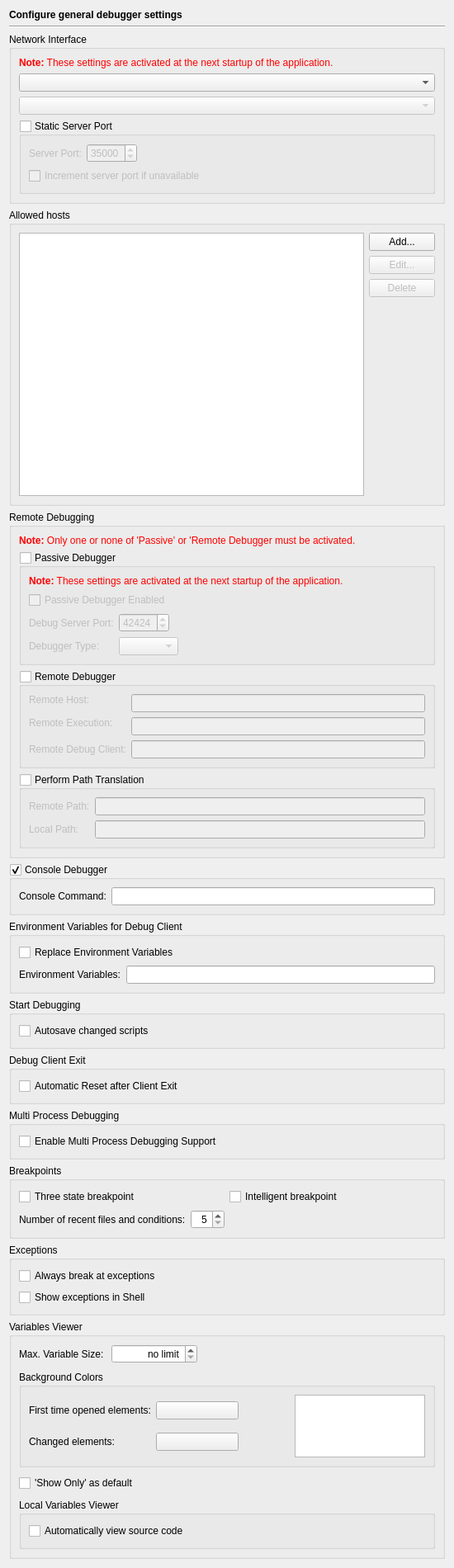
<?xml version="1.0" encoding="UTF-8"?>
<ui version="4.0">
 <class>DebuggerGeneralPage</class>
 <widget class="QWidget" name="DebuggerGeneralPage">
  <property name="geometry">
   <rect>
    <x>0</x>
    <y>0</y>
    <width>550</width>
    <height>1900</height>
   </rect>
  </property>
  <layout class="QVBoxLayout" name="verticalLayout_9">
   <item>
    <widget class="QLabel" name="headerLabel">
     <property name="text">
      <string>&lt;b&gt;Configure general debugger settings&lt;/b&gt;</string>
     </property>
    </widget>
   </item>
   <item>
    <widget class="Line" name="line11">
     <property name="frameShape">
      <enum>QFrame::HLine</enum>
     </property>
     <property name="frameShadow">
      <enum>QFrame::Sunken</enum>
     </property>
     <property name="orientation">
      <enum>Qt::Horizontal</enum>
     </property>
    </widget>
   </item>
   <item>
    <widget class="QGroupBox" name="groupBox_3">
     <property name="title">
      <string>Network Interface</string>
     </property>
     <layout class="QVBoxLayout" name="verticalLayout_7">
      <item>
       <widget class="QLabel" name="TextLabel1_2_3">
        <property name="text">
         <string>&lt;font color=&quot;#FF0000&quot;&gt;&lt;b&gt;Note:&lt;/b&gt; These settings are activated at the next startup of the application.&lt;/font&gt;</string>
        </property>
        <property name="wordWrap">
         <bool>true</bool>
        </property>
       </widget>
      </item>
      <item>
       <widget class="QComboBox" name="interfaceSelectorComboBox">
        <property name="toolTip">
         <string>Select the interface(s) to listen on</string>
        </property>
       </widget>
      </item>
      <item>
       <widget class="QComboBox" name="interfacesCombo">
        <property name="enabled">
         <bool>false</bool>
        </property>
        <property name="toolTip">
         <string>Select the network interface to listen on</string>
        </property>
       </widget>
      </item>
      <item>
       <widget class="QGroupBox" name="serverPortStaticGroup">
        <property name="toolTip">
         <string>Select to listen on a fixed network port</string>
        </property>
        <property name="title">
         <string>Static Server Port</string>
        </property>
        <property name="checkable">
         <bool>true</bool>
        </property>
        <property name="checked">
         <bool>false</bool>
        </property>
        <layout class="QGridLayout" name="gridLayout_5">
         <item row="0" column="0">
          <widget class="QLabel" name="label_5">
           <property name="text">
            <string>Server Port:</string>
           </property>
          </widget>
         </item>
         <item row="0" column="1">
          <widget class="QSpinBox" name="serverPortSpinBox">
           <property name="toolTip">
            <string>Enter the port number to listen on</string>
           </property>
           <property name="minimum">
            <number>1025</number>
           </property>
           <property name="maximum">
            <number>65535</number>
           </property>
           <property name="singleStep">
            <number>1</number>
           </property>
           <property name="value">
            <number>35000</number>
           </property>
          </widget>
         </item>
         <item row="0" column="2">
          <spacer name="horizontalSpacer_6">
           <property name="orientation">
            <enum>Qt::Horizontal</enum>
           </property>
           <property name="sizeHint" stdset="0">
            <size>
             <width>333</width>
             <height>20</height>
            </size>
           </property>
          </spacer>
         </item>
         <item row="1" column="0" colspan="3">
          <widget class="QCheckBox" name="serverPortIncrementCheckBox">
           <property name="toolTip">
            <string>Select to increment the server port to listen on if the configured one is unavailable</string>
           </property>
           <property name="text">
            <string>Increment server port if unavailable</string>
           </property>
          </widget>
         </item>
        </layout>
       </widget>
      </item>
     </layout>
    </widget>
   </item>
   <item>
    <widget class="QGroupBox" name="groupBox_4">
     <property name="title">
      <string>Allowed hosts</string>
     </property>
     <layout class="QGridLayout">
      <item row="3" column="1">
       <spacer>
        <property name="orientation">
         <enum>Qt::Vertical</enum>
        </property>
        <property name="sizeHint" stdset="0">
         <size>
          <width>20</width>
          <height>40</height>
         </size>
        </property>
       </spacer>
      </item>
      <item row="2" column="1">
       <widget class="QPushButton" name="deleteAllowedHostButton">
        <property name="enabled">
         <bool>false</bool>
        </property>
        <property name="text">
         <string>Delete</string>
        </property>
       </widget>
      </item>
      <item row="1" column="1">
       <widget class="QPushButton" name="editAllowedHostButton">
        <property name="enabled">
         <bool>false</bool>
        </property>
        <property name="text">
         <string>Edit...</string>
        </property>
       </widget>
      </item>
      <item row="0" column="1">
       <widget class="QPushButton" name="addAllowedHostButton">
        <property name="text">
         <string>Add...</string>
        </property>
       </widget>
      </item>
      <item row="0" column="0" rowspan="4">
       <widget class="QListWidget" name="allowedHostsList">
        <property name="sizePolicy">
         <sizepolicy hsizetype="Expanding" vsizetype="Preferred">
          <horstretch>0</horstretch>
          <verstretch>0</verstretch>
         </sizepolicy>
        </property>
       </widget>
      </item>
     </layout>
    </widget>
   </item>
   <item>
    <widget class="QGroupBox" name="groupBox_12">
     <property name="title">
      <string>Remote Debugging</string>
     </property>
     <layout class="QVBoxLayout" name="verticalLayout_2">
      <item>
       <widget class="QLabel" name="label_3">
        <property name="text">
         <string>&lt;font color=&quot;#FF0000&quot;&gt;&lt;b&gt;Note:&lt;/b&gt; Only one or none of 'Passive' or 'Remote Debugger must be activated.&lt;/font&gt;</string>
        </property>
        <property name="wordWrap">
         <bool>true</bool>
        </property>
       </widget>
      </item>
      <item>
       <widget class="QGroupBox" name="passiveDbgGroup">
        <property name="title">
         <string>Passive Debugger</string>
        </property>
        <property name="checkable">
         <bool>true</bool>
        </property>
        <property name="checked">
         <bool>false</bool>
        </property>
        <layout class="QGridLayout" name="gridLayout">
         <item row="0" column="0" colspan="4">
          <widget class="QLabel" name="TextLabel1_2_2">
           <property name="text">
            <string>&lt;font color=&quot;#FF0000&quot;&gt;&lt;b&gt;Note:&lt;/b&gt; These settings are activated at the next startup of the application.&lt;/font&gt;</string>
           </property>
           <property name="wordWrap">
            <bool>true</bool>
           </property>
          </widget>
         </item>
         <item row="1" column="0" colspan="4">
          <widget class="QCheckBox" name="passiveDbgCheckBox">
           <property name="toolTip">
            <string>Enables the passive debug mode</string>
           </property>
           <property name="whatsThis">
            <string>&lt;b&gt;Passive Debugger Enabled&lt;/b&gt;
&lt;p&gt;This enables the passive debugging mode. In this mode the debug client (the script) connects to the debug server (the IDE). The script is started outside the IDE. This way mod_python or Zope scripts can be debugged.&lt;/p&gt;</string>
           </property>
           <property name="text">
            <string>Passive Debugger Enabled</string>
           </property>
          </widget>
         </item>
         <item row="2" column="0">
          <widget class="QLabel" name="passiveDbgPortLabel">
           <property name="enabled">
            <bool>false</bool>
           </property>
           <property name="text">
            <string>Debug Server Port:</string>
           </property>
          </widget>
         </item>
         <item row="2" column="1">
          <widget class="QSpinBox" name="passiveDbgPortSpinBox">
           <property name="enabled">
            <bool>false</bool>
           </property>
           <property name="toolTip">
            <string>Enter the port the debugger should listen on</string>
           </property>
           <property name="whatsThis">
            <string>&lt;b&gt;Debug Server Port&lt;/b&gt;
&lt;p&gt;Enter the port the debugger should listen on.&lt;/p&gt;</string>
           </property>
           <property name="minimum">
            <number>1024</number>
           </property>
           <property name="maximum">
            <number>65535</number>
           </property>
           <property name="value">
            <number>42424</number>
           </property>
          </widget>
         </item>
         <item row="2" column="2" colspan="2">
          <spacer name="horizontalSpacer_2">
           <property name="orientation">
            <enum>Qt::Horizontal</enum>
           </property>
           <property name="sizeHint" stdset="0">
            <size>
             <width>91</width>
             <height>20</height>
            </size>
           </property>
          </spacer>
         </item>
         <item row="3" column="0">
          <widget class="QLabel" name="label">
           <property name="enabled">
            <bool>false</bool>
           </property>
           <property name="text">
            <string>Debugger Type:</string>
           </property>
          </widget>
         </item>
         <item row="3" column="1" colspan="2">
          <widget class="QComboBox" name="passiveDbgBackendCombo">
           <property name="enabled">
            <bool>false</bool>
           </property>
           <property name="toolTip">
            <string>Select the debugger type of the backend</string>
           </property>
          </widget>
         </item>
         <item row="3" column="3">
          <spacer name="horizontalSpacer">
           <property name="orientation">
            <enum>Qt::Horizontal</enum>
           </property>
           <property name="sizeHint" stdset="0">
            <size>
             <width>91</width>
             <height>20</height>
            </size>
           </property>
          </spacer>
         </item>
        </layout>
       </widget>
      </item>
      <item>
       <widget class="QGroupBox" name="remoteDebuggerGroup">
        <property name="toolTip">
         <string>Select, if the debugger should be run remotely</string>
        </property>
        <property name="title">
         <string>Remote Debugger</string>
        </property>
        <property name="checkable">
         <bool>true</bool>
        </property>
        <property name="checked">
         <bool>false</bool>
        </property>
        <layout class="QGridLayout" name="gridLayout_2">
         <item row="0" column="0">
          <widget class="QLabel" name="hostLabel">
           <property name="text">
            <string>Remote Host:</string>
           </property>
           <property name="buddy">
            <cstring>hostLineEdit</cstring>
           </property>
          </widget>
         </item>
         <item row="0" column="1" rowspan="2">
          <widget class="QLineEdit" name="hostLineEdit">
           <property name="toolTip">
            <string>Enter the hostname of the remote machine.</string>
           </property>
           <property name="whatsThis">
            <string>&lt;b&gt;Remote Host&lt;/b&gt;
&lt;p&gt;Enter the hostname of the remote machine.&lt;/p&gt;</string>
           </property>
          </widget>
         </item>
         <item row="1" column="0" rowspan="2">
          <widget class="QLabel" name="execLabel">
           <property name="text">
            <string>Remote Execution:</string>
           </property>
           <property name="buddy">
            <cstring>execLineEdit</cstring>
           </property>
          </widget>
         </item>
         <item row="2" column="1">
          <widget class="QLineEdit" name="execLineEdit">
           <property name="toolTip">
            <string>Enter the remote execution command.</string>
           </property>
           <property name="whatsThis">
            <string>&lt;b&gt;Remote Execution&lt;/b&gt;
&lt;p&gt;Enter the remote execution command (e.g. ssh). This command is used to log into the remote host and execute the remote debugger.&lt;/p&gt;</string>
           </property>
          </widget>
         </item>
         <item row="3" column="0">
          <widget class="QLabel" name="label_6">
           <property name="text">
            <string>Remote Debug Client:</string>
           </property>
          </widget>
         </item>
         <item row="3" column="1">
          <widget class="QLineEdit" name="remoteDebugClientEdit">
           <property name="toolTip">
            <string>Enter the absolute path of the debug client of the remote host.</string>
           </property>
           <property name="clearButtonEnabled">
            <bool>true</bool>
           </property>
          </widget>
         </item>
        </layout>
       </widget>
      </item>
      <item>
       <widget class="QGroupBox" name="dbgPathTranslationGroup">
        <property name="toolTip">
         <string>Select, if path translation for remote debugging should be done</string>
        </property>
        <property name="title">
         <string>Perform Path Translation</string>
        </property>
        <property name="checkable">
         <bool>true</bool>
        </property>
        <property name="checked">
         <bool>false</bool>
        </property>
        <layout class="QGridLayout" name="_2">
         <item row="1" column="0">
          <widget class="QLabel" name="textLabel2_9">
           <property name="text">
            <string>Local Path:</string>
           </property>
          </widget>
         </item>
         <item row="1" column="1">
          <widget class="QLineEdit" name="dbgTranslationLocalEdit">
           <property name="toolTip">
            <string>Enter the local path</string>
           </property>
          </widget>
         </item>
         <item row="0" column="1">
          <widget class="QLineEdit" name="dbgTranslationRemoteEdit">
           <property name="toolTip">
            <string>Enter the remote path</string>
           </property>
          </widget>
         </item>
         <item row="0" column="0">
          <widget class="QLabel" name="textLabel1_18">
           <property name="text">
            <string>Remote Path:</string>
           </property>
          </widget>
         </item>
        </layout>
       </widget>
      </item>
     </layout>
    </widget>
   </item>
   <item>
    <widget class="QGroupBox" name="consoleDebuggerGroup">
     <property name="toolTip">
      <string>Select, if the debugger should be executed in a console window</string>
     </property>
     <property name="title">
      <string>Console Debugger</string>
     </property>
     <property name="checkable">
      <bool>true</bool>
     </property>
     <layout class="QGridLayout" name="_4">
      <item row="0" column="1">
       <widget class="QLineEdit" name="consoleDbgEdit">
        <property name="toolTip">
         <string>Enter the console command (e.g. xterm -e)</string>
        </property>
        <property name="whatsThis">
         <string>&lt;b&gt;Console Command&lt;/b&gt;
&lt;p&gt;Enter the console command (e.g. xterm -e). This command is used to open a command window for the debugger.&lt;/p&gt;</string>
        </property>
       </widget>
      </item>
      <item row="0" column="0">
       <widget class="QLabel" name="textLabel1_17">
        <property name="text">
         <string>Console Command:</string>
        </property>
       </widget>
      </item>
     </layout>
    </widget>
   </item>
   <item>
    <widget class="QGroupBox" name="groupBox_5">
     <property name="title">
      <string>Environment Variables for Debug Client</string>
     </property>
     <layout class="QGridLayout" name="_3">
      <item row="0" column="0" colspan="2">
       <widget class="QCheckBox" name="debugEnvironReplaceCheckBox">
        <property name="toolTip">
         <string>Select, if the environment should be replaced.</string>
        </property>
        <property name="whatsThis">
         <string>&lt;b&gt;Replace Environment&lt;/b&gt;
&lt;p&gt;If this entry is checked, the environment of the debugger will be replaced by the entries of the environment variables field. If it is unchecked, the environment will be ammended by these settings.&lt;/p&gt;</string>
        </property>
        <property name="text">
         <string>Replace Environment Variables</string>
        </property>
       </widget>
      </item>
      <item row="1" column="0">
       <widget class="QLabel" name="textLabel1_16">
        <property name="text">
         <string>Environment Variables:</string>
        </property>
       </widget>
      </item>
      <item row="1" column="1">
       <widget class="QLineEdit" name="debugEnvironEdit">
        <property name="toolTip">
         <string>Enter the environment variables to be set.</string>
        </property>
        <property name="whatsThis">
         <string>&lt;b&gt;Environment Variables&lt;/b&gt;
&lt;p&gt;Enter the environment variables to be set for the debugger. The individual settings must be separated by whitespace and be given in the form 'var=value'.&lt;/p&gt;
&lt;p&gt;Example: var1=1 var2=&quot;hello world&quot;&lt;/p&gt;</string>
        </property>
       </widget>
      </item>
     </layout>
    </widget>
   </item>
   <item>
    <widget class="QGroupBox" name="groupBox">
     <property name="title">
      <string>Start Debugging</string>
     </property>
     <layout class="QVBoxLayout" name="verticalLayout">
      <item>
       <widget class="QCheckBox" name="debugAutoSaveScriptsCheckBox">
        <property name="toolTip">
         <string>Select, whether changed scripts should be saved upon a debug, run, ... action.</string>
        </property>
        <property name="text">
         <string>Autosave changed scripts</string>
        </property>
       </widget>
      </item>
     </layout>
    </widget>
   </item>
   <item>
    <widget class="QGroupBox" name="groupBox_7">
     <property name="title">
      <string>Debug Client Exit</string>
     </property>
     <layout class="QVBoxLayout" name="verticalLayout_3">
      <item>
       <widget class="QCheckBox" name="automaticResetCheckBox">
        <property name="toolTip">
         <string>Select, whether a reset of the debug client should be performed after a client exit</string>
        </property>
        <property name="text">
         <string>Automatic Reset after Client Exit</string>
        </property>
       </widget>
      </item>
     </layout>
    </widget>
   </item>
   <item>
    <widget class="QGroupBox" name="groupBox_6">
     <property name="title">
      <string>Multi Process Debugging</string>
     </property>
     <layout class="QVBoxLayout" name="verticalLayout_8">
      <item>
       <widget class="QCheckBox" name="multiprocessCheckBox">
        <property name="toolTip">
         <string>Select to enable multiprocess debugging support globally</string>
        </property>
        <property name="text">
         <string>Enable Multi Process Debugging Support</string>
        </property>
       </widget>
      </item>
     </layout>
    </widget>
   </item>
   <item>
    <widget class="QGroupBox" name="groupBox_8">
     <property name="title">
      <string>Breakpoints</string>
     </property>
     <layout class="QGridLayout" name="gridLayout_4">
      <item row="0" column="0">
       <widget class="QCheckBox" name="debugThreeStateBreakPoint">
        <property name="toolTip">
         <string>Select to change the breakpoint toggle order from Off-&gt;On-&gt;Off to Off-&gt;On (permanent)-&gt;On (temporary)-&gt;Off</string>
        </property>
        <property name="text">
         <string>Three state breakpoint</string>
        </property>
       </widget>
      </item>
      <item row="0" column="1">
       <widget class="QCheckBox" name="intelligentBreakPointCheckBox">
        <property name="toolTip">
         <string>Select to move a breakpoint to a line generating executable code</string>
        </property>
        <property name="text">
         <string>Intelligent breakpoint</string>
        </property>
       </widget>
      </item>
      <item row="1" column="0" colspan="2">
       <layout class="QHBoxLayout" name="horizontalLayout_2">
        <item>
         <widget class="QLabel" name="label_4">
          <property name="text">
           <string>Number of recent files and conditions:</string>
          </property>
         </widget>
        </item>
        <item>
         <widget class="QSpinBox" name="recentFilesSpinBox">
          <property name="toolTip">
           <string>Enter the number of recent files and breakpoint conditions to remember</string>
          </property>
          <property name="alignment">
           <set>Qt::AlignRight|Qt::AlignTrailing|Qt::AlignVCenter</set>
          </property>
          <property name="minimum">
           <number>5</number>
          </property>
          <property name="maximum">
           <number>50</number>
          </property>
         </widget>
        </item>
        <item>
         <spacer name="spacer">
          <property name="orientation">
           <enum>Qt::Horizontal</enum>
          </property>
          <property name="sizeHint" stdset="0">
           <size>
            <width>40</width>
            <height>20</height>
           </size>
          </property>
         </spacer>
        </item>
       </layout>
      </item>
     </layout>
    </widget>
   </item>
   <item>
    <widget class="QGroupBox" name="groupBox_9">
     <property name="title">
      <string>Exceptions</string>
     </property>
     <layout class="QVBoxLayout" name="verticalLayout_4">
      <item>
       <widget class="QCheckBox" name="exceptionBreakCheckBox">
        <property name="toolTip">
         <string>Select to always break at exceptions</string>
        </property>
        <property name="text">
         <string>Always break at exceptions</string>
        </property>
       </widget>
      </item>
      <item>
       <widget class="QCheckBox" name="exceptionShellCheckBox">
        <property name="toolTip">
         <string>Select to show exception information in the shell window</string>
        </property>
        <property name="text">
         <string>Show exceptions in Shell</string>
        </property>
       </widget>
      </item>
     </layout>
    </widget>
   </item>
   <item>
    <widget class="QGroupBox" name="groupBox_11">
     <property name="title">
      <string>Variables Viewer</string>
     </property>
     <layout class="QVBoxLayout" name="verticalLayout_6">
      <property name="spacing">
       <number>9</number>
      </property>
      <item>
       <layout class="QHBoxLayout" name="horizontalLayout">
        <item>
         <widget class="QLabel" name="label_2">
          <property name="text">
           <string>Max. Variable Size:</string>
          </property>
         </widget>
        </item>
        <item>
         <widget class="QSpinBox" name="maxSizeSpinBox">
          <property name="toolTip">
           <string>Enter the maximum size of a variable to be shown (0 = no limit)</string>
          </property>
          <property name="alignment">
           <set>Qt::AlignRight|Qt::AlignTrailing|Qt::AlignVCenter</set>
          </property>
          <property name="specialValueText">
           <string>no limit</string>
          </property>
          <property name="showGroupSeparator" stdset="0">
           <bool>true</bool>
          </property>
          <property name="suffix">
           <string> Bytes</string>
          </property>
          <property name="maximum">
           <number>1063256064</number>
          </property>
          <property name="singleStep">
           <number>16384</number>
          </property>
         </widget>
        </item>
        <item>
         <spacer name="horizontalSpacer_3">
          <property name="orientation">
           <enum>Qt::Horizontal</enum>
          </property>
          <property name="sizeHint" stdset="0">
           <size>
            <width>40</width>
            <height>20</height>
           </size>
          </property>
         </spacer>
        </item>
       </layout>
      </item>
      <item>
       <widget class="QGroupBox" name="groupBox_2">
        <property name="title">
         <string>Background Colors</string>
        </property>
        <layout class="QHBoxLayout" name="horizontalLayout_3" stretch="2,1">
         <item>
          <layout class="QGridLayout" name="gridLayout_3">
           <property name="topMargin">
            <number>8</number>
           </property>
           <property name="bottomMargin">
            <number>8</number>
           </property>
           <property name="verticalSpacing">
            <number>16</number>
           </property>
           <item row="1" column="1">
            <widget class="QPushButton" name="backgroundChangedButton">
             <property name="minimumSize">
              <size>
               <width>100</width>
               <height>0</height>
              </size>
             </property>
             <property name="maximumSize">
              <size>
               <width>100</width>
               <height>16777215</height>
              </size>
             </property>
             <property name="toolTip">
              <string>Select the background color for changed items.</string>
             </property>
             <property name="text">
              <string/>
             </property>
            </widget>
           </item>
           <item row="1" column="0">
            <widget class="QLabel" name="label_bgChangedItems">
             <property name="text">
              <string>Changed elements:</string>
             </property>
            </widget>
           </item>
           <item row="0" column="0">
            <widget class="QLabel" name="label_bgFirstLoaded">
             <property name="text">
              <string>First time opened elements:</string>
             </property>
            </widget>
           </item>
           <item row="0" column="1">
            <widget class="QPushButton" name="backgroundNewButton">
             <property name="minimumSize">
              <size>
               <width>100</width>
               <height>0</height>
              </size>
             </property>
             <property name="maximumSize">
              <size>
               <width>100</width>
               <height>16777215</height>
              </size>
             </property>
             <property name="toolTip">
              <string>Select the background color for elements which are loaded for the first time.</string>
             </property>
             <property name="text">
              <string/>
             </property>
            </widget>
           </item>
           <item row="0" column="2">
            <spacer name="horizontalSpacer_4">
             <property name="orientation">
              <enum>Qt::Horizontal</enum>
             </property>
             <property name="sizeHint" stdset="0">
              <size>
               <width>40</width>
               <height>20</height>
              </size>
             </property>
            </spacer>
           </item>
          </layout>
         </item>
         <item>
          <widget class="QListView" name="preView">
           <property name="sizePolicy">
            <sizepolicy hsizetype="Expanding" vsizetype="Ignored">
             <horstretch>0</horstretch>
             <verstretch>0</verstretch>
            </sizepolicy>
           </property>
           <property name="focusPolicy">
            <enum>Qt::NoFocus</enum>
           </property>
           <property name="verticalScrollBarPolicy">
            <enum>Qt::ScrollBarAlwaysOff</enum>
           </property>
           <property name="horizontalScrollBarPolicy">
            <enum>Qt::ScrollBarAlwaysOff</enum>
           </property>
           <property name="editTriggers">
            <set>QAbstractItemView::NoEditTriggers</set>
           </property>
           <property name="alternatingRowColors">
            <bool>true</bool>
           </property>
          </widget>
         </item>
        </layout>
       </widget>
      </item>
      <item>
       <widget class="QCheckBox" name="showOnlyCheckBox">
        <property name="toolTip">
         <string>Select to make the 'Show Only' option the default one.</string>
        </property>
        <property name="text">
         <string>'Show Only' as default</string>
        </property>
       </widget>
      </item>
      <item>
       <widget class="QGroupBox" name="groupBox_10">
        <property name="title">
         <string>Local Variables Viewer</string>
        </property>
        <layout class="QVBoxLayout" name="verticalLayout_5">
         <item>
          <widget class="QCheckBox" name="autoViewSourcecodeCheckBox">
           <property name="toolTip">
            <string>Automatically view source code when user changes the callstack frame in the callstack viewer.</string>
           </property>
           <property name="text">
            <string>Automatically view source code</string>
           </property>
          </widget>
         </item>
        </layout>
       </widget>
      </item>
     </layout>
    </widget>
   </item>
  </layout>
 </widget>
 <tabstops>
  <tabstop>interfaceSelectorComboBox</tabstop>
  <tabstop>interfacesCombo</tabstop>
  <tabstop>serverPortStaticGroup</tabstop>
  <tabstop>serverPortSpinBox</tabstop>
  <tabstop>serverPortIncrementCheckBox</tabstop>
  <tabstop>allowedHostsList</tabstop>
  <tabstop>addAllowedHostButton</tabstop>
  <tabstop>editAllowedHostButton</tabstop>
  <tabstop>deleteAllowedHostButton</tabstop>
  <tabstop>passiveDbgGroup</tabstop>
  <tabstop>passiveDbgCheckBox</tabstop>
  <tabstop>passiveDbgPortSpinBox</tabstop>
  <tabstop>passiveDbgBackendCombo</tabstop>
  <tabstop>remoteDebuggerGroup</tabstop>
  <tabstop>hostLineEdit</tabstop>
  <tabstop>execLineEdit</tabstop>
  <tabstop>remoteDebugClientEdit</tabstop>
  <tabstop>dbgPathTranslationGroup</tabstop>
  <tabstop>dbgTranslationRemoteEdit</tabstop>
  <tabstop>dbgTranslationLocalEdit</tabstop>
  <tabstop>consoleDebuggerGroup</tabstop>
  <tabstop>consoleDbgEdit</tabstop>
  <tabstop>debugEnvironReplaceCheckBox</tabstop>
  <tabstop>debugEnvironEdit</tabstop>
  <tabstop>debugAutoSaveScriptsCheckBox</tabstop>
  <tabstop>automaticResetCheckBox</tabstop>
  <tabstop>multiprocessCheckBox</tabstop>
  <tabstop>debugThreeStateBreakPoint</tabstop>
  <tabstop>intelligentBreakPointCheckBox</tabstop>
  <tabstop>recentFilesSpinBox</tabstop>
  <tabstop>exceptionBreakCheckBox</tabstop>
  <tabstop>exceptionShellCheckBox</tabstop>
  <tabstop>maxSizeSpinBox</tabstop>
  <tabstop>backgroundNewButton</tabstop>
  <tabstop>backgroundChangedButton</tabstop>
  <tabstop>showOnlyCheckBox</tabstop>
  <tabstop>autoViewSourcecodeCheckBox</tabstop>
 </tabstops>
 <resources/>
 <connections>
  <connection>
   <sender>passiveDbgCheckBox</sender>
   <signal>toggled(bool)</signal>
   <receiver>passiveDbgPortLabel</receiver>
   <slot>setEnabled(bool)</slot>
   <hints>
    <hint type="sourcelabel">
     <x>154</x>
     <y>730</y>
    </hint>
    <hint type="destinationlabel">
     <x>140</x>
     <y>763</y>
    </hint>
   </hints>
  </connection>
  <connection>
   <sender>passiveDbgCheckBox</sender>
   <signal>toggled(bool)</signal>
   <receiver>passiveDbgPortSpinBox</receiver>
   <slot>setEnabled(bool)</slot>
   <hints>
    <hint type="sourcelabel">
     <x>252</x>
     <y>730</y>
    </hint>
    <hint type="destinationlabel">
     <x>218</x>
     <y>763</y>
    </hint>
   </hints>
  </connection>
  <connection>
   <sender>passiveDbgCheckBox</sender>
   <signal>toggled(bool)</signal>
   <receiver>label</receiver>
   <slot>setEnabled(bool)</slot>
   <hints>
    <hint type="sourcelabel">
     <x>111</x>
     <y>730</y>
    </hint>
    <hint type="destinationlabel">
     <x>148</x>
     <y>795</y>
    </hint>
   </hints>
  </connection>
  <connection>
   <sender>passiveDbgCheckBox</sender>
   <signal>toggled(bool)</signal>
   <receiver>passiveDbgBackendCombo</receiver>
   <slot>setEnabled(bool)</slot>
   <hints>
    <hint type="sourcelabel">
     <x>290</x>
     <y>730</y>
    </hint>
    <hint type="destinationlabel">
     <x>233</x>
     <y>795</y>
    </hint>
   </hints>
  </connection>
 </connections>
</ui>
